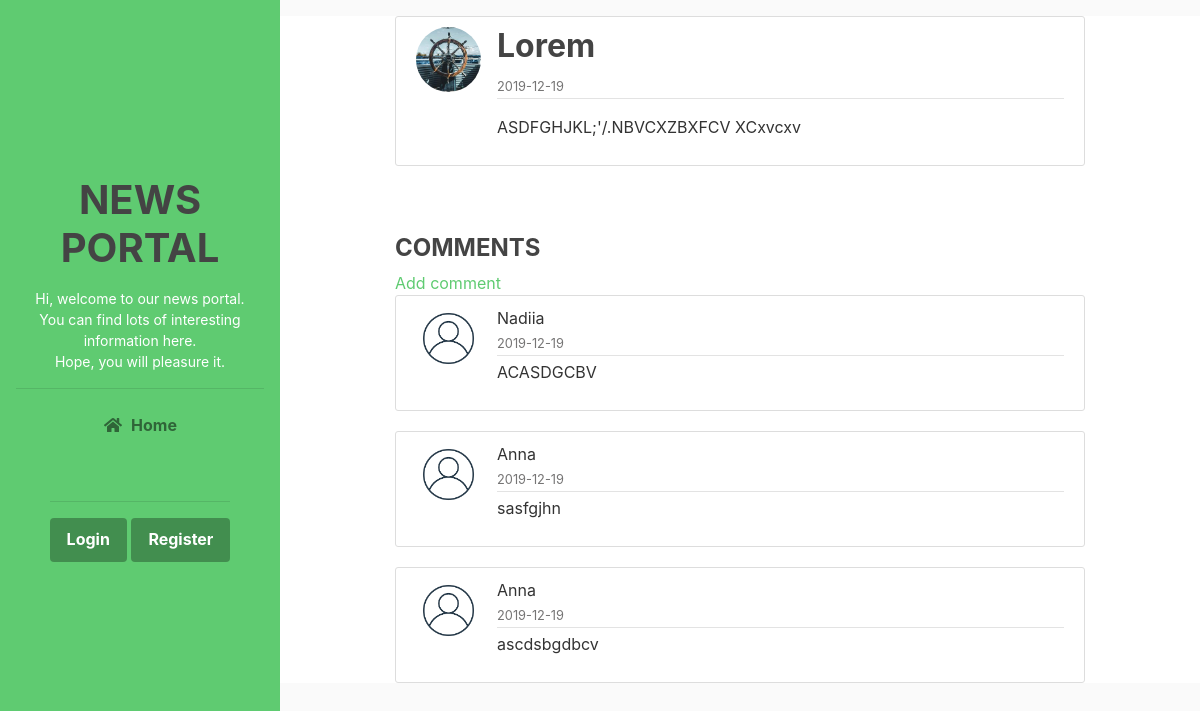
/post/1, run on the app's committed database.
### flasknews/models.py (models this page shows, shortened)
class Post(db.Model):
    id = db.Column(db.Integer, primary_key=True)
    title = db.Column(db.String(100), nullable=False)
    date_posted = db.Column(db.DateTime, nullable=False, default=datetime.utcnow)
    content = db.Column(db.UnicodeText, nullable=False)
    user_id = db.Column(db.Integer, db.ForeignKey('user.id'), nullable=False)
    image_file = db.Column(db.String(20), nullable=False, default='news_default.png')

class Comment(db.Model):
    id = db.Column(db.Integer, primary_key=True)
    body = db.Column(db.String(100), nullable=False)
    timestamp = db.Column(db.DateTime, nullable=False, default=datetime.utcnow)
    post_id = db.Column(db.Integer, db.ForeignKey('post.id'), nullable=False)
    user_id = db.Column(db.Integer, db.ForeignKey('user.id'), nullable=False)

class User(db.Model, UserMixin):
    id = db.Column(db.Integer, primary_key=True)
    username = db.Column(db.String(20), unique=True, nullable=False)
    email = db.Column(db.String(120), unique=True, nullable=False)
    image_file = db.Column(db.String(20), nullable=False, default='default.png')
    password = db.Column(db.String(60), nullable=False)
    posts = db.relationship('Post', backref='author', lazy=True)
    comments = db.relationship('Comment', backref='author', lazy=True)
    about_me = db.Column(db.String(140))
    last_seen = db.Column(db.DateTime, default=datetime.utcnow)
    role = db.Column(db.String, default='user')

### flasknews/routes.py (the view)
@app.route("/post/<int:post_id>")
def post(post_id):
    post = Post.query.get_or_404(post_id)
    comments = Comment.query.filter_by(post_id=post_id).all()
    return render_template('post.html', title=post.title, post=post, comments=comments)

### flasknews/routes.py (called while the page is built)
@app.before_request
def before_request():
    if current_user.is_authenticated:
        current_user.last__seen = datetime.utcnow()
        db.session.commit()

### flasknews/templates/post.html (shortened to what this page needs)
{% extends "layout.html" %}
{% block content %}
    <article class="media content-section content-section-main">
      <img class="rounded-circle article-img" src="{{ url_for('static', filename='images/news/' + post.image_file)}}">
      <div class="media-body">
          <div class="article-metadata">
              <h2 class="article-title">{{ post.title }}</h2>
              <small class="text-muted">{{ post.date_posted.strftime('%Y-%m-%d') }}</small>
          </div>
          <p class="article-content">{{ post.content | safe }}</p>
      </div>
    </article>
    <br><br>
     <h4 style="margin-left: 12.5%"> COMMENTS</h4>
    <a class="more-link" style="margin-left: 12.5%" href="{{url_for('comment_post', post_id=post.id)}}">Add comment</a>
    <br>
    {% for comment in comments %}
        <article class="media content-section content-section-main">
        <img class="rounded-circle article-img" src="{{ url_for('static', filename='images/profile_pics/' + comment.author.image_file) }}">
          <div class="media-body">
            <div class="article-metadata">
              <a class="mr-2">{{ comment.author.username }}</a> <br>
              <small class="text-muted">{{ comment.timestamp.strftime('%Y-%m-%d') }}</small>
            </div>
              <p class="article-content">{{ comment.body | safe }}</p>
          </div>
        </article>
    {% endfor %}
{% endblock content %}

### flasknews/static/css/custom.css (style rules this page uses)
body { background: #fafafa; color: #333333; margin-top: 1rem; }
h1, h2, h3, h4, h5, h6 { color: #444444; }
.content-section-main { background-color: white; padding: 10px 20px; border: 1px solid #dddddd; border-radius: 3px; margin-bottom: 20px; width: 75%; margin-left: auto; margin-right: auto; }
.article-title { color: #444444; }
.article-content { white-space: pre-line; }
.article-img { height: 65px; width: 65px; margin-right: 16px; }
.article-metadata { padding-bottom: 1px; margin-bottom: 4px; border-bottom: 1px solid #e3e3e3 }

### data on the page
Post: image_file (picture), title "Lorem", date_posted "2019-12-19", content "ASDFGHJKL;'/.NBVCXZBXFCV XCxvcxv"
Comment: image_file (placeholder picture), author.username "Nadiia", timestamp "2019-12-19", body "ACASDGCBV"
Comment: image_file (placeholder picture), author.username "Anna", timestamp "2019-12-19", body "sasfgjhn"
Comment: image_file (placeholder picture), author.username "Anna", timestamp "2019-12-19", body "ascdsbgdbcv"
